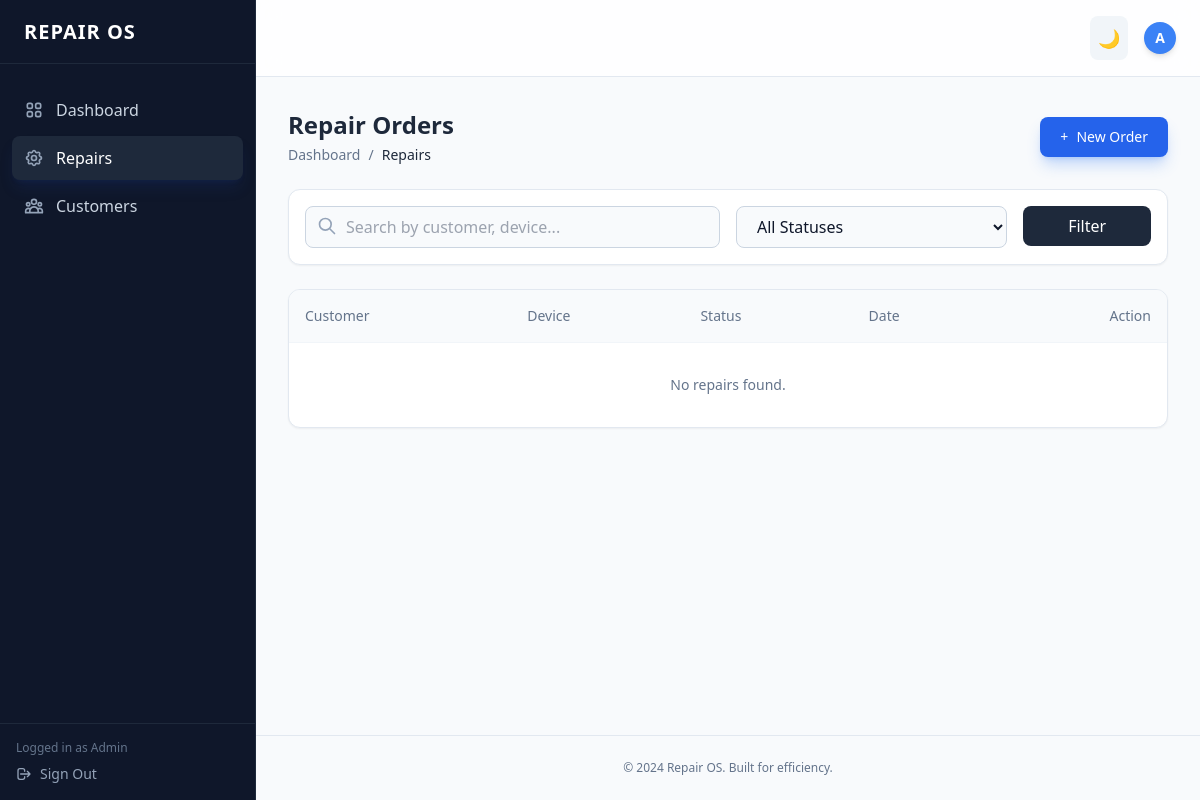
Before: /repairs/list (signed in) with the older database file.
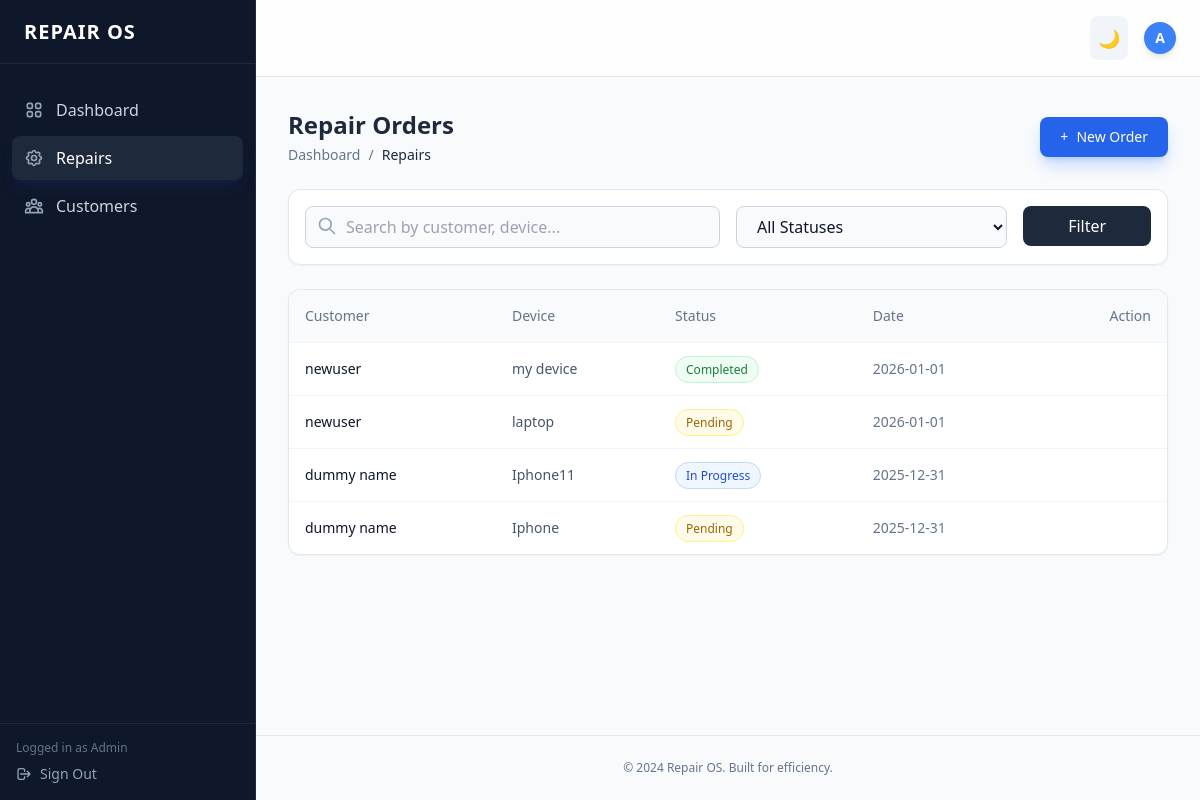
After: the same page with the newer database file.
### app/models/repair.py (models this page shows)
class RepairOrder(db.Model):
    id = db.Column(db.Integer, primary_key=True)
    customer_id = db.Column(db.Integer, db.ForeignKey('customer.id'), nullable=False)
    device = db.Column(db.String(100), nullable=False)
    issue_description = db.Column(db.Text, nullable=False)
    status = db.Column(db.String(50), default='Pending')
    created_at = db.Column(db.DateTime, server_default=db.func.now())
    customer = db.relationship('Customer', backref=db.backref('repair_orders', lazy=True))

### app/models/customer.py (models this page shows)
class Customer(db.Model):
    id = db.Column(db.Integer, primary_key=True)
    name = db.Column(db.String(100), nullable=False)
    email = db.Column(db.String(120), unique=True, nullable=True)
    phone = db.Column(db.String(20), nullable=False)
    created_at = db.Column(db.DateTime, server_default=db.func.now())

### app/routes/repair_order.py (the view, shortened to what this page needs)
@repair_bp.route("/")
@repair_bp.route("/list")
def list_repairs():
    if "user_id" not in session:
        return redirect(url_for("auth.login"))
    q = request.args.get("q", "")
    status = request.args.get("status", "")
    query = RepairOrder.query.join(Customer)
    if status:
        query = query.filter(RepairOrder.status == status)
    repairs = query.order_by(RepairOrder.created_at.desc()).all()
    return render_template("repairs/list.html", repairs=repairs)

### app/templates/repairs/list.html (shortened to what the changed rows need)
{% extends "base.html" %}
{% block content %}
<div class="space-y-6">
    <div class="flex flex-col sm:flex-row justify-between items-start sm:items-center gap-4">
        <div>
            <h2 class="text-2xl font-bold text-slate-800 dark:text-white">Repair Orders</h2>
        </div>
    </div>
    <div class="bg-white dark:bg-slate-900 rounded-xl shadow-sm border border-slate-200 dark:border-slate-800 overflow-hidden">
        <table class="w-full text-left text-sm">
            <thead class="bg-slate-50 dark:bg-slate-800 text-slate-500 dark:text-slate-400 border-b border-slate-100 dark:border-slate-700">
                <tr>
                    <th class="p-4 font-medium">Customer</th>
                    <th class="p-4 font-medium">Device</th>
                    <th class="p-4 font-medium">Status</th>
                    <th class="p-4 font-medium">Date</th>
                    <th class="p-4 font-medium text-right">Action</th>
                </tr>
            </thead>
            <tbody class="divide-y divide-slate-100 dark:divide-slate-800">
                {% for r in repairs %}
                <tr class="group hover:bg-slate-50 dark:hover:bg-slate-800/50 transition">
                    <td class="p-4 font-medium text-slate-900 dark:text-white">{{ r.customer.name }}</td>
                    <td class="p-4 text-slate-600 dark:text-slate-300">{{ r.device }}</td>
                    <td class="p-4">
                         <span class="px-2.5 py-1 rounded-full text-xs font-medium border
                            {% if r.status == 'Pending' %} bg-yellow-50 text-yellow-700 border-yellow-200
                            {% elif r.status == 'In Progress' %} bg-blue-50 text-blue-700 border-blue-200
                            {% elif r.status == 'Completed' %} bg-green-50 text-green-700 border-green-200
                            {% else %} bg-slate-100 text-slate-600 {% endif %}">
                            {{ r.status }}
                        </span>
                    </td>
                    <td class="p-4 text-slate-500">{{ r.created_at.strftime('%Y-%m-%d') }}</td>
                    <td class="p-4 text-right">
                    </td>
                </tr>
                {% else %}
                <tr>
                    <td colspan="5" class="p-8 text-center text-slate-500">No repairs found.</td>
                </tr>
                {% endfor %}
            </tbody>
        </table>
    </div>
</div>
{% endblock %}

Changed rows visible on the page:
added RepairOrder: customer.name "newuser", device "my device", status "Completed", created_at "2026-01-01"
added RepairOrder: customer.name "newuser", device "laptop", status "Pending", created_at "2026-01-01"
added RepairOrder: customer.name "dummy name", device "Iphone11", status "In Progress", created_at "2025-12-31"
added RepairOrder: customer.name "dummy name", device "Iphone", status "Pending", created_at "2025-12-31"
Other visible differences:
text no longer shown: "No repairs found."
